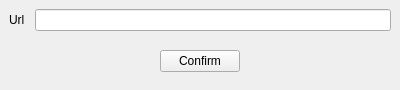
<?xml version="1.0" encoding="UTF-8"?>
<ui version="4.0">
 <class>CWebResourceOverlay</class>
 <widget class="COverlayBase" name="CWebResourceOverlay">
  <property name="geometry">
   <rect>
    <x>0</x>
    <y>0</y>
    <width>400</width>
    <height>89</height>
   </rect>
  </property>
  <property name="sizePolicy">
   <sizepolicy hsizetype="Fixed" vsizetype="Minimum">
    <horstretch>0</horstretch>
    <verstretch>0</verstretch>
   </sizepolicy>
  </property>
  <property name="minimumSize">
   <size>
    <width>400</width>
    <height>0</height>
   </size>
  </property>
  <property name="maximumSize">
   <size>
    <width>400</width>
    <height>16777215</height>
   </size>
  </property>
  <property name="windowTitle">
   <string>Form</string>
  </property>
  <layout class="QGridLayout" name="gridLayout_2">
   <property name="leftMargin">
    <number>9</number>
   </property>
   <property name="topMargin">
    <number>9</number>
   </property>
   <property name="rightMargin">
    <number>9</number>
   </property>
   <property name="bottomMargin">
    <number>9</number>
   </property>
   <property name="spacing">
    <number>10</number>
   </property>
   <item row="0" column="0">
    <widget class="QLabel" name="label">
     <property name="text">
      <string>Url</string>
     </property>
    </widget>
   </item>
   <item row="0" column="1">
    <widget class="QLineEdit" name="pUrlLineEdit"/>
   </item>
   <item row="1" column="0" colspan="2">
    <widget class="QWidget" name="widget" native="true">
     <layout class="QGridLayout" name="gridLayout">
      <item row="0" column="1">
       <widget class="QPushButton" name="pConfirmButton">
        <property name="text">
         <string>Confirm</string>
        </property>
       </widget>
      </item>
      <item row="0" column="2">
       <spacer name="horizontalSpacer">
        <property name="orientation">
         <enum>Qt::Horizontal</enum>
        </property>
        <property name="sizeHint" stdset="0">
         <size>
          <width>40</width>
          <height>20</height>
         </size>
        </property>
       </spacer>
      </item>
      <item row="0" column="0">
       <spacer name="horizontalSpacer_2">
        <property name="orientation">
         <enum>Qt::Horizontal</enum>
        </property>
        <property name="sizeHint" stdset="0">
         <size>
          <width>40</width>
          <height>20</height>
         </size>
        </property>
       </spacer>
      </item>
     </layout>
    </widget>
   </item>
  </layout>
 </widget>
 <customwidgets>
  <customwidget>
   <class>COverlayBase</class>
   <extends>QWidget</extends>
   <header>Widgets/OverlayBase.h</header>
   <container>1</container>
  </customwidget>
 </customwidgets>
 <resources/>
 <connections/>
</ui>
